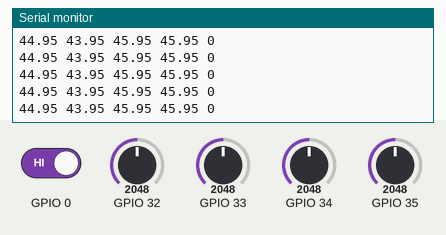
This sketch was run on a simulated ESP32. Shown: the last lines printed to the serial monitor. The inputs (shaded band) are chosen by the test bench; at power-on: GPIO 32 = 2048, GPIO 33 = 2048, GPIO 34 = 2048, GPIO 35 = 2048, GPIO 0 HIGH.

Above: at 1.2 s.
1.3 s: GPIO 32 set to 2866
At 1.35 s:
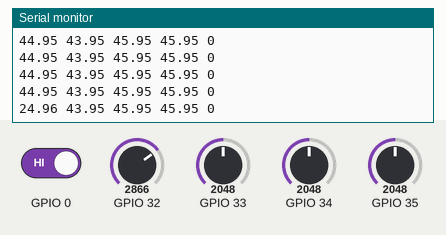
2.8 s: GPIO 33 set to 2866
At 2.84 s:
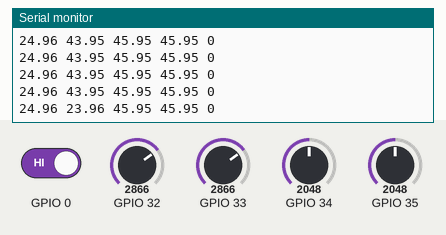
4.3 s: GPIO 34 set to 2866
At 4.32 s:
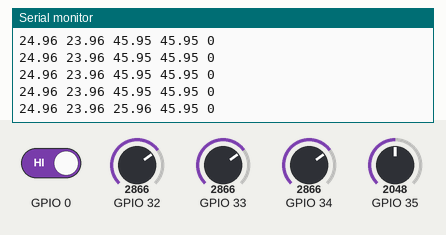
5.8 s: GPIO 35 set to 2866
At 5.81 s:
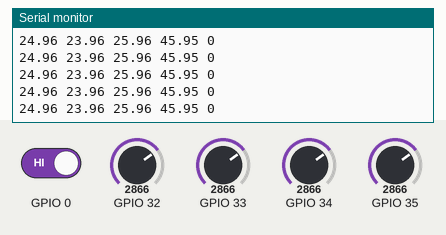
7.3 s: GPIO 0 driven LOW
At 7.35 s:
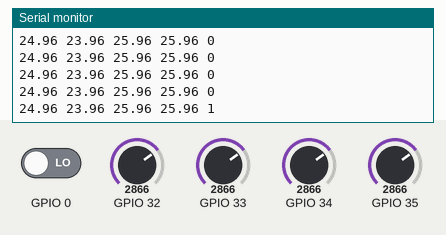
8.8 s: GPIO 32 set to 3972
At 8.84 s:
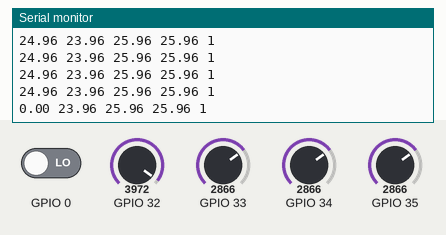
Timing chart, 0 to 11.3 s (numbered marks = the images above; inputs shaded):
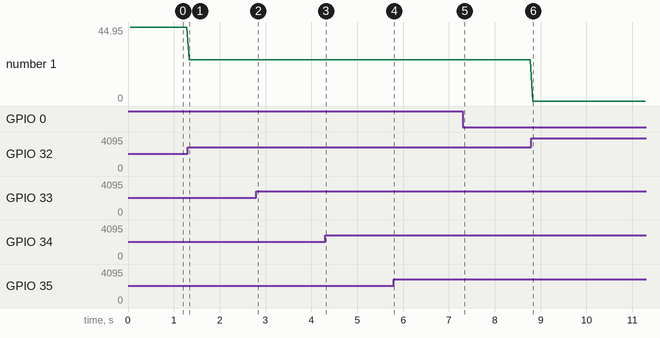

The sketch:

Controller_Code.ino
```cpp
#include <esp_now.h>
#include <WiFi.h>
#include "driver/adc.h"
#include <esp_wifi.h>

#define INVERT_ROLL
#define INVERT_PITCH
#define INVERT_YAW
#define INVERT_THROTTLE

//0C:B8:15:C1:2A:E0

//0xDC,0x54,0x75,0xED,0x70,0xD0
typedef struct debugInfo_t{
  char data[200];
} debugInfo_t;

debugInfo_t dataIn;
//uint8_t targetAdd[] = {0xDC,0x54,0x75,0xED,0x70,0xD4};
uint8_t targetAdd[] = {0xDC, 0x54, 0x75, 0xED, 0x70, 0xC0}; //mac address of the drone

const int offsetZone = 0;
float maxR = 4092 - offsetZone, minR = 0 + offsetZone, maxP = 4092- offsetZone, minP = 0 + offsetZone, maxY = 4092- offsetZone, minY = 0 + offsetZone, maxT = 4092- offsetZone, minT = 0 + offsetZone;
float zeroR = 4, zeroP = 4, zeroY = 5, zeroT = 6;

typedef struct targetCommands{
  float rollStick;
  float pitchStick;
  float yawStick;
  float thrustStick;
  uint8_t estop;
} targetCommands;

targetCommands dataOut;
esp_now_peer_info_t peerInfo;

void setup() {
  pinMode(0,INPUT);
  Serial.begin(115200);
  WiFi.mode(WIFI_STA);
  //esp_wifi_set_protocol( WIFI_IF_STA , WIFI_PROTOCOL_LR);
  analogRead(32);

  esp_now_init();
  esp_now_register_send_cb(onDataSent);

  memcpy(peerInfo.peer_addr, targetAdd, 6);
  peerInfo.channel = 0;
  peerInfo.encrypt = false;

  if (esp_now_add_peer(&peerInfo) != ESP_OK){
    Serial.println("Connection failed, please reset");
    while(1);
  }
}

float rollSmooth, pitchSmooth, thrustSmooth, yawSmooth;
float rollProcessed, pitchProcessed, thrustProcessed, yawProcessed;
int i, lastSent;

const float stickLPF = 1;

void loop() {

  //pins
  float yaw    =   scale100(analogRead(34), minR, maxR, zeroR);
  float thrust =   scale100(analogRead(35), minP, maxP, zeroP);
  float roll   =   scale100(analogRead(32), minY, maxY, zeroY);
  float pitch  =   scale100(analogRead(33), minT, maxT, zeroT);

  rollSmooth   = rollSmooth   * (1-stickLPF) + roll   * stickLPF;
  pitchSmooth  = pitchSmooth  * (1-stickLPF) + pitch  * stickLPF;
  yawSmooth    = yawSmooth    * (1-stickLPF) + yaw    * stickLPF;
  thrustSmooth = thrustSmooth * (1-stickLPF) + thrust * stickLPF;

  //Serial.println(String(rollSmooth) + " " + String(pitchSmooth) + " " + String(yawSmooth) + " " + String(thrustSmooth));
  #ifdef INVERT_ROLL
  rollProcessed   = 100 - rollSmooth;
  #else
  rollProcessed   = rollSmooth;
  #endif

  #ifdef INVERT_PITCH
  pitchProcessed  = 100 - pitchSmooth;
  #else
  pitchProcessed  = pitchSmooth;
  #endif

  #ifdef INVERT_YAW
  yawProcessed    = 100 - yawSmooth;
  #else
  yawProcessed    = yawSmooth;
  #endif

  #ifdef INVERT_THROTTLE
  thrustProcessed = 100 - thrustSmooth;
  #else
  thrustProcessed = thrustSmooth;
  #endif


  dataOut.rollStick   = rollProcessed;
  dataOut.pitchStick  = pitchProcessed;
  dataOut.yawStick    = yawProcessed;
  dataOut.thrustStick = thrustProcessed;

  if (!digitalRead(0)){
    dataOut.estop = 1;
  }

  //Serial.println(String(thrust) + "\t" + String(roll) + "\t" + String(pitch) + "\t" + String(yaw));

  if(millis()-lastSent>50){
    lastSent = millis();
    esp_err_t sentSuccessfully = esp_now_send(targetAdd, (uint8_t *) &dataOut, sizeof(dataOut));
    //Serial.println(String(analogRead(39)) + " " + String(analogRead(36)) + " " + String(analogRead(34)) + " " + String(analogRead(35)));
    Serial.println(String(rollProcessed) + " " + String(pitchProcessed) + " " + String(yawProcessed) + " " + String(thrustProcessed) + " " + String(dataOut.estop));
  }
  i++;
  //delay(2);
}

float scale100(float val, float min, float max, float offset){
  return constrain(100 * (((val-min)/(max-min)))+offset, 0, 100);
}

void onDataSent(const uint8_t *mac_addr, esp_now_send_status_t status){
  if (status != ESP_NOW_SEND_SUCCESS){

  }
}
```

Measured:
- after the input at 1.3 s, the serial monitor: prints a new line at once (image 1)
- after the input at 2.8 s, the serial monitor: prints a new line at once (image 2)
- after the input at 4.3 s, the serial monitor: prints a new line at once (image 3)
- after the input at 7.3 s, the serial monitor: prints a new line at once (image 5)
- after the input at 8.8 s, the serial monitor: prints a new line at once (image 6)
- plotted number 1: 44.95 → 24.96 after the input at 1.3 s
